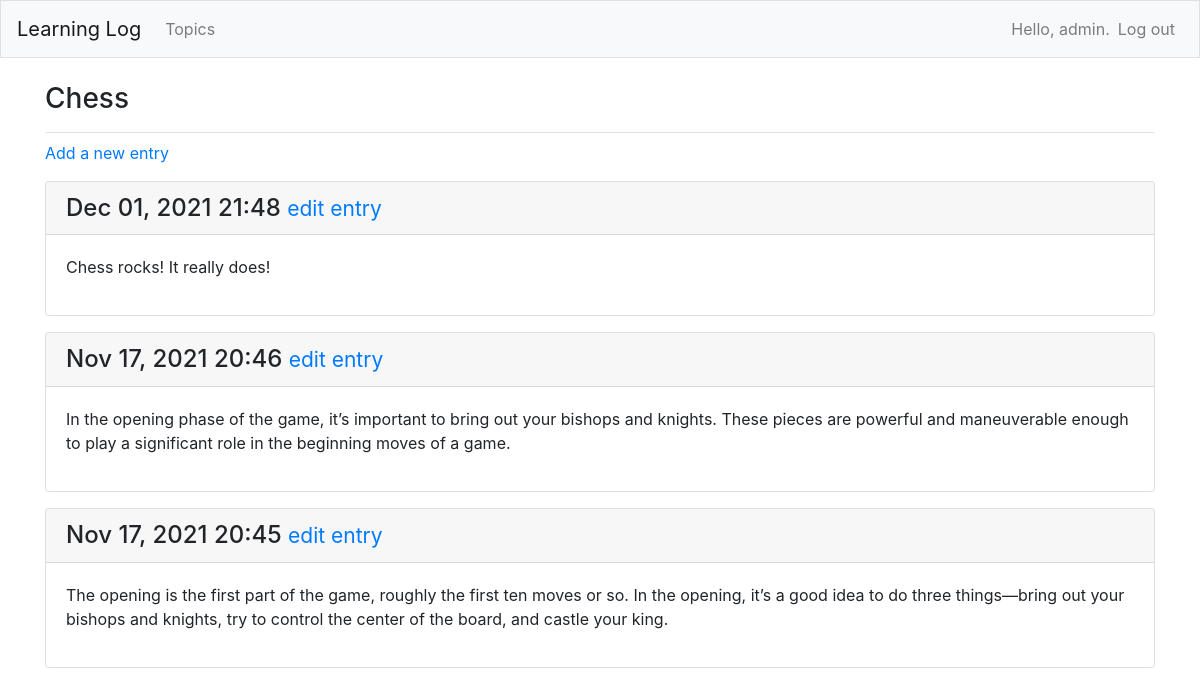
The page /topics/1/ (signed in) on the database its author committed.
### MainApp/models.py (models this page shows, shortened)
class Topic(models.Model):  # has two fields, one text and one with date
    text = models.CharField(max_length=200)
    date_added = models.DateTimeField(auto_now_add=True)
    owner = models.ForeignKey(User, on_delete=models.CASCADE) #migrate!!
    def __str__(self):
        return self.text  # returns name of topic

class Entry(models.Model):
    topic = models.ForeignKey(Topic,on_delete=models.CASCADE)
    text = models.TextField()
    date_added = models.DateTimeField(auto_now_add=True)
    class Meta:
        verbose_name_plural = 'entries'

### MainApp/views.py (the view)
# urls.py: path('topics/<int:topic_id>/',views.topic,name='topic'), #to load individual topics, the id separates chess from rock climbing
@login_required
def topic(request,topic_id): #the id 1 or 2 gets passed to this function and works on it accordingly
    topic = get_object_or_404(Topic, id=topic_id)
    if topic.owner != request.user:
        raise Http404
    entries = topic.entry_set.order_by('-date_added') #this will give all entries realted to that id (topic)
    context = {'topic':topic, 'entries':entries}
    return render(request, 'MainApp/topic.html', context)

### MainApp/templates/MainApp/topic.html (shortened to what this page needs)
{% extends "MainApp/base.html" %}
{% block page_header %}
<h3>{{ topic }}</h3>
{% endblock page_header %}
{% block content %}
<p>
    <a href="{% url 'MainApp:new_entry' topic.id %}">Add a new entry</a>
</p>
{% for e in entries %}
<div class="card mb-3">
    <h4 class="card-header">
        {{ e.date_added|date:'M d, Y H:i' }}
        <small><a href="{% url 'MainApp:edit_entry' e.id %}">
                edit entry</a></small>
    </h4>
    <div class="card-body">
        {{ e.text|linebreaks }}
    </div>
</div>
{% empty %}
<p>There are no entries for this topic yet.</p>
{% endfor %}
{% endblock content %}

### MainApp/templates/MainApp/base.html (shortened to what this page needs)
{% load bootstrap4 %}
<!doctype html>
<html lang="en">
<head>
    {% bootstrap_css %}
</head>
<body>
    <nav class="navbar navbar-expand-md navbar-light bg-light mb-4 border">
        <a class="navbar-brand" href="{% url 'MainApp:index'%}">
            Learning Log</a>
        <div class="collapse navbar-collapse" id="navbarCollapse">
            <ul class="navbar-nav mr-auto">
                <li class="nav-item">
                    <a class="nav-link" href="{% url 'MainApp:topics'%}">
                        Topics</a>
                </li>
            </ul>
            <ul class="navbar-nav ml-auto">
                {% if user.is_authenticated %}
                <li class="nav-item">
                    <span class="navbar-text" }">Hello, {{ user.username }}.</span>
                </li>
                <li class="nav-item">
                    <a class="nav-link" href="{% url 'users:logout' %}">Log out</a>
                </li>
                {% endif %}
            </ul>
        </div>
    </nav>
    <main role="main" class="container">
        <div class="pb-2 mb-2 border-bottom">
            {% block page_header %}{% endblock page_header %}
        </div>
        <div>
            {% block content %}{% endblock content %}
        </div>
    </main>
</body>
</html>

### rows shown on the page
Topic: text "Chess"
Entry: date_added "Dec 01, 2021 21:48", text "Chess rocks! It really does!"
Entry: date_added "Nov 17, 2021 20:46", text "In the opening phase of the game, it’s important to bring out your bishops and knights. These pieces are powerful and maneuverable enough to play a significant role in the beginning moves of a game."
Entry: date_added "Nov 17, 2021 20:45", text "The opening is the first part of the game, roughly the first ten moves or so. In the opening, it’s a good idea to do three things—bring out your bishops and knights, try to control the center of the board, and castle your king."

### other values the page prints
{{ user.username }} "admin"
